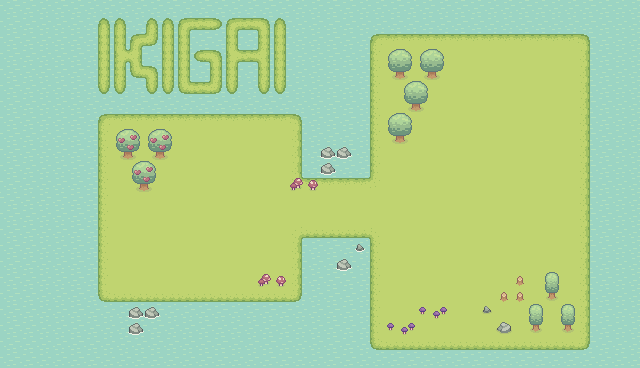

Rendered tile map (Tiled .tmx) drawn with the repository's tilesets; below, a short description and the full map source, tile grids included:
An orthogonal 40x23 tile map with 16x16 px tiles, 3 tile layers (background_water, grass, objetcs), 3 tilesets and 15 objects (Player, Info, Logro1).

<map version="1.10" tiledversion="1.10.2" orientation="orthogonal" renderorder="right-down" width="40" height="23" tilewidth="16" tileheight="16" infinite="0" nextlayerid="13" nextobjectid="30">
 <tileset firstgid="1" source="water.tsx" />
 <tileset firstgid="5" source="grass.tsx" />
 <tileset firstgid="82" source="object_grass.tsx" />
 <layer id="1" name="background_water" width="40" height="23">
  <data encoding="csv">
1,2,3,1,2,3,1,1,1,1,1,2,1,2,3,4,1,2,3,4,1,2,3,4,1,2,1,4,1,2,3,4,1,2,3,4,1,2,3,4,
1,2,3,4,1,1,1,2,3,4,1,2,1,2,3,4,1,2,3,4,1,2,3,4,1,1,1,4,1,2,3,4,1,2,3,4,1,2,3,4,
1,2,3,1,1,1,1,3,4,4,1,2,1,2,3,4,1,2,3,4,1,2,3,1,1,2,1,4,1,2,3,4,1,2,3,4,1,2,3,4,
1,2,3,1,1,2,1,4,1,2,3,4,1,2,3,4,1,2,3,4,1,2,1,4,1,2,1,4,1,2,3,4,1,2,3,4,1,2,3,4,
1,2,1,1,1,2,1,4,1,1,3,4,1,2,3,4,1,2,3,4,1,1,3,4,1,1,3,4,1,2,3,4,1,2,3,4,1,2,3,4,
1,2,3,4,1,2,1,1,1,1,3,4,1,2,3,4,1,2,3,4,1,1,1,1,1,1,3,4,1,2,3,4,1,2,3,4,1,2,3,4,
1,2,3,4,1,1,1,4,1,2,3,4,1,2,3,4,1,2,3,1,1,2,3,1,1,2,3,4,1,2,3,4,1,2,3,4,1,2,3,4,
1,2,3,4,1,2,3,4,1,1,1,1,1,2,3,4,1,2,1,4,1,1,3,4,1,2,3,4,1,2,3,4,1,2,3,4,1,2,3,4,
1,2,3,4,1,2,3,1,1,2,3,1,1,2,3,4,1,1,3,4,1,1,3,1,1,2,3,4,1,2,3,4,1,2,3,4,1,2,3,4,
1,2,3,4,1,2,3,1,1,2,3,1,1,2,3,4,1,2,3,1,1,1,3,1,1,2,3,4,1,2,3,4,1,2,3,4,1,2,3,4,
1,2,3,4,1,2,1,4,1,2,3,1,1,2,3,1,1,2,3,1,1,1,1,4,1,1,2,3,1,2,3,4,1,2,3,4,1,2,3,4,
1,2,3,4,1,1,3,4,1,2,1,4,1,1,1,1,1,2,1,4,1,1,1,4,1,2,3,4,1,2,3,4,1,2,3,4,1,2,3,4,
2,3,4,4,1,1,3,4,1,2,1,1,1,1,1,1,1,1,3,4,1,1,3,4,1,2,3,4,1,2,3,4,1,2,3,4,1,2,3,4,
1,2,3,4,1,2,3,4,1,1,1,1,1,1,1,4,1,1,2,3,1,1,3,4,1,2,3,4,1,2,3,4,1,2,3,4,1,2,3,4,
1,2,3,4,1,2,3,4,1,1,1,4,1,1,3,1,1,2,3,1,1,2,3,4,1,2,3,4,1,2,3,4,1,2,3,4,1,2,3,4,
1,2,3,4,1,2,3,4,1,2,3,1,1,2,1,1,1,2,1,4,1,2,3,4,1,2,3,4,1,2,3,4,1,2,3,4,1,2,3,4,
1,2,3,4,1,2,3,4,1,2,1,1,1,2,1,1,1,2,1,4,1,2,3,4,1,2,3,4,1,2,3,4,1,2,3,4,1,2,3,4,
1,2,3,4,1,2,3,4,1,2,1,4,1,1,1,4,1,1,3,4,1,2,3,4,1,2,3,4,1,2,3,4,1,2,3,4,1,2,3,4,
1,2,3,4,1,2,1,4,1,2,1,4,1,2,1,4,1,2,3,4,1,2,3,4,1,2,3,4,1,2,3,4,1,2,3,4,1,2,3,4,
1,2,3,4,1,2,3,4,1,1,3,4,1,1,3,1,1,2,3,4,1,2,3,4,1,2,3,4,1,2,3,4,1,2,3,4,1,2,3,4,
1,2,3,4,1,2,3,4,1,1,3,1,1,2,1,4,1,2,3,4,1,2,3,4,1,2,3,4,1,2,3,4,1,2,3,4,1,2,3,4,
1,2,3,4,1,2,3,4,1,1,1,1,1,1,3,4,1,2,3,4,1,2,3,4,1,2,3,4,1,2,3,4,1,2,3,4,1,2,3,4,
1,2,3,4,1,2,3,4,1,1,1,1,1,2,3,4,1,2,3,4,1,2,3,4,1,2,3,4,1,2,3,4,1,2,3,1,1,1,1,1
</data>
 </layer>
 <layer id="8" name="grass" width="40" height="23">
  <data encoding="csv">
0,0,0,0,0,0,0,0,0,0,0,0,0,0,0,0,0,0,0,0,0,0,0,0,0,0,0,0,0,0,0,0,0,0,0,0,0,0,0,0,
0,0,0,0,0,0,8,8,0,8,8,9,39,40,9,39,12,8,0,0,0,0,0,0,0,0,0,0,0,0,0,0,0,0,0,0,0,0,0,0,
0,0,0,0,0,0,19,19,9,45,19,19,0,0,19,0,19,19,0,0,0,0,0,5,6,6,6,6,6,6,6,6,6,6,6,6,7,0,0,0,
0,0,0,0,0,0,19,53,56,0,19,19,38,12,53,39,56,19,0,0,0,0,0,16,17,17,17,17,17,17,17,17,17,17,17,17,18,0,0,0,
0,0,0,0,0,0,19,19,42,12,19,19,0,19,19,0,19,19,0,0,0,0,0,16,17,17,17,17,17,17,17,17,17,17,17,17,18,0,0,0,
0,0,0,0,0,0,30,30,0,30,30,42,39,45,30,0,30,30,0,0,0,0,0,16,17,17,17,17,17,17,17,17,17,17,17,17,18,0,0,0,
0,0,0,0,0,0,0,0,0,0,0,0,0,0,0,0,0,0,0,0,0,0,0,16,17,17,17,17,17,17,17,17,17,17,17,17,18,0,0,0,
0,0,0,0,0,0,5,6,6,6,6,6,6,6,6,6,6,6,7,0,0,0,0,16,17,17,17,17,17,17,17,17,17,17,17,17,18,0,0,0,
0,0,0,0,0,0,16,17,17,17,17,17,17,17,17,17,17,17,18,0,0,0,0,16,17,17,17,17,17,17,17,17,17,17,17,17,18,0,0,0,
0,0,0,0,0,0,16,17,17,17,17,17,17,17,17,17,17,17,18,0,0,0,0,16,17,17,17,17,17,17,17,17,17,17,17,17,18,0,0,0,
0,0,0,0,0,0,16,17,17,17,17,17,17,17,17,17,17,17,18,0,0,0,0,16,17,17,17,17,17,17,17,17,17,17,17,17,18,0,0,0,
0,0,0,0,0,0,16,17,17,17,17,17,17,17,17,17,17,17,32,6,6,6,6,33,17,17,17,17,17,17,17,17,17,17,17,17,18,0,0,0,
0,0,0,0,0,0,16,17,17,17,17,17,17,17,17,17,17,17,17,17,17,17,17,17,17,17,17,17,17,17,17,17,17,17,17,17,18,0,0,0,
0,0,0,0,0,0,16,17,17,17,17,17,17,17,17,17,17,17,17,17,17,17,17,17,17,17,17,17,17,17,17,17,17,17,17,17,18,0,0,0,
0,0,0,0,0,0,16,17,17,17,17,17,17,17,17,17,17,17,21,28,28,28,28,22,17,17,17,17,17,17,17,17,17,17,17,17,18,0,0,0,
0,0,0,0,0,0,16,17,17,17,17,17,17,17,17,17,17,17,18,0,0,0,0,16,17,17,17,17,17,17,17,17,17,17,17,17,18,0,0,0,
0,0,0,0,0,0,16,17,17,17,17,17,17,17,17,17,17,17,18,0,0,0,0,16,17,17,17,17,17,17,17,17,17,17,17,17,18,0,0,0,
0,0,0,0,0,0,16,17,17,17,17,17,17,17,17,17,17,17,18,0,0,0,0,16,17,17,17,17,17,17,17,17,17,17,17,17,18,0,0,0,
0,0,0,0,0,0,27,28,28,28,28,28,28,28,28,28,28,28,29,0,0,0,0,16,17,17,17,17,17,17,17,17,17,17,17,17,18,0,0,0,
0,0,0,0,0,0,0,0,0,0,0,0,0,0,0,0,0,0,0,0,0,0,0,16,17,17,17,17,17,17,17,17,17,17,17,17,18,0,0,0,
0,0,0,0,0,0,0,0,0,0,0,0,0,0,0,0,0,0,0,0,0,0,0,16,17,17,17,17,17,17,17,17,17,17,17,17,18,0,0,0,
0,0,0,0,0,0,0,0,0,0,0,0,0,0,0,0,0,0,0,0,0,0,0,27,28,28,28,28,28,28,28,28,28,28,28,28,29,0,0,0,
0,0,0,0,0,0,0,0,0,0,0,0,0,0,0,0,0,0,0,0,0,0,0,0,0,0,0,0,0,0,0,0,0,0,0,0,0,0,0,0
</data>
 </layer>
 <layer id="10" name="objetcs" width="40" height="23">
  <data encoding="csv">
0,0,0,0,0,0,0,0,0,0,0,0,0,0,0,0,0,0,0,0,0,0,0,0,0,0,0,0,0,0,0,0,0,0,0,0,0,0,0,0,
0,0,0,0,0,0,0,0,0,0,0,0,0,0,0,0,0,0,0,0,0,0,0,0,0,0,0,0,0,0,0,0,0,0,0,0,0,0,0,0,
0,0,0,0,0,0,0,0,0,0,0,0,0,0,0,0,0,0,0,0,0,0,0,0,0,0,0,0,0,0,0,0,0,0,0,0,0,0,0,0,
0,0,0,0,0,0,0,0,0,0,0,0,0,0,0,0,0,0,0,0,0,0,0,0,83,84,83,84,0,0,0,0,0,0,0,0,0,0,0,0,
0,0,0,0,0,0,0,0,0,0,0,0,0,0,0,0,0,0,0,0,0,0,0,0,92,93,92,93,0,0,0,0,0,0,0,0,0,0,0,0,
0,0,0,0,0,0,0,0,0,0,0,0,0,0,0,0,0,0,0,0,0,0,0,0,0,83,84,0,0,0,0,0,0,0,0,0,0,0,0,0,
0,0,0,0,0,0,0,0,0,0,0,0,0,0,0,0,0,0,0,0,0,0,0,0,0,92,93,0,0,0,0,0,0,0,0,0,0,0,0,0,
0,0,0,0,0,0,0,0,0,0,0,0,0,0,0,0,0,0,0,0,0,0,0,0,83,84,0,0,0,0,0,0,0,0,0,0,0,0,0,0,
0,0,0,0,0,0,0,85,86,85,86,0,0,0,0,0,0,0,0,0,0,0,0,0,92,93,0,0,0,0,0,0,0,0,0,0,0,0,0,0,
0,0,0,0,0,0,0,94,95,94,95,0,0,0,0,0,0,0,0,0,123,123,0,0,0,0,0,0,0,0,0,0,0,0,0,0,0,0,0,0,
0,0,0,0,0,0,0,0,85,86,0,0,0,0,0,0,0,0,0,0,123,0,0,0,0,0,0,0,0,0,0,0,0,0,0,0,0,0,0,0,
0,0,0,0,0,0,0,0,94,95,0,0,0,0,0,0,0,0,87,88,0,0,0,0,0,0,0,0,0,0,0,0,0,0,0,0,0,0,0,0,
0,0,0,0,0,0,0,0,0,0,0,0,0,0,0,0,0,0,0,0,0,0,0,0,0,0,0,0,0,0,0,0,0,0,0,0,0,0,0,0,
0,0,0,0,0,0,0,0,0,0,0,0,0,0,0,0,0,0,0,0,0,0,0,0,0,0,0,0,0,0,0,0,0,0,0,0,0,0,0,0,
0,0,0,0,0,0,0,0,0,0,0,0,0,0,0,0,0,0,0,0,0,0,0,0,0,0,0,0,0,0,0,0,0,0,0,0,0,0,0,0,
0,0,0,0,0,0,0,0,0,0,0,0,0,0,0,0,0,0,0,0,0,0,124,0,0,0,0,0,0,0,0,0,0,0,0,0,0,0,0,0,
0,0,0,0,0,0,0,0,0,0,0,0,0,0,0,0,0,0,0,0,0,123,0,0,0,0,0,0,0,0,0,0,0,0,0,0,0,0,0,0,
0,0,0,0,0,0,0,0,0,0,0,0,0,0,0,0,87,88,0,0,0,0,0,0,0,0,0,0,0,0,0,0,103,0,82,0,0,0,0,0,
0,0,0,0,0,0,0,0,0,0,0,0,0,0,0,0,0,0,0,0,0,0,0,0,0,0,0,0,0,0,0,103,103,0,91,0,0,0,0,0,
0,0,0,0,0,0,0,0,123,123,0,0,0,0,0,0,0,0,0,0,0,0,0,0,0,0,89,90,0,0,98,0,0,82,0,82,0,0,0,0,
0,0,0,0,0,0,0,0,123,0,0,0,0,0,0,0,0,0,0,0,0,0,0,0,89,90,0,0,0,0,0,99,0,91,0,91,0,0,0,0,
0,0,0,0,0,0,0,0,0,0,0,0,0,0,0,0,0,0,0,0,0,0,0,0,0,0,0,0,0,0,0,0,0,0,0,0,0,0,0,0,
0,0,0,0,0,0,0,0,0,0,0,0,0,0,0,0,0,0,0,0,0,0,0,0,0,0,0,0,0,0,0,0,0,0,0,0,0,0,0,0
</data>
 </layer>
 <objectgroup id="11" name="Spawnpoints">
  <object id="10" name="Player" type="Player" x="112" y="256" width="32" height="32" />
  <object id="11" name="Info" type="Info" x="240" y="144" width="32" height="32" />
  <object id="12" name="Logro" type="Logro1" x="528" y="64" width="32" height="32" />
 </objectgroup>
 <objectgroup id="12" name="Collisions">
  <object id="15" x="80" y="112" width="16" height="192" />
  <object id="16" x="96" y="96" width="208" height="16" />
  <object id="18" x="304" y="112" width="16" height="48" />
  <object id="20" x="304" y="160" width="64" height="16" />
  <object id="21" x="352" y="32" width="16" height="128" />
  <object id="22" x="368" y="16" width="224" height="16" />
  <object id="23" x="592" y="32" width="16" height="320" />
  <object id="24" x="368" y="352" width="224" height="16" />
  <object id="25" x="352" y="240" width="16" height="112" />
  <object id="26" x="304" y="240" width="48" height="16" />
  <object id="27" x="304" y="256" width="16" height="48" />
  <object id="28" x="96" y="304" width="208" height="16" />
 </objectgroup>
</map>
